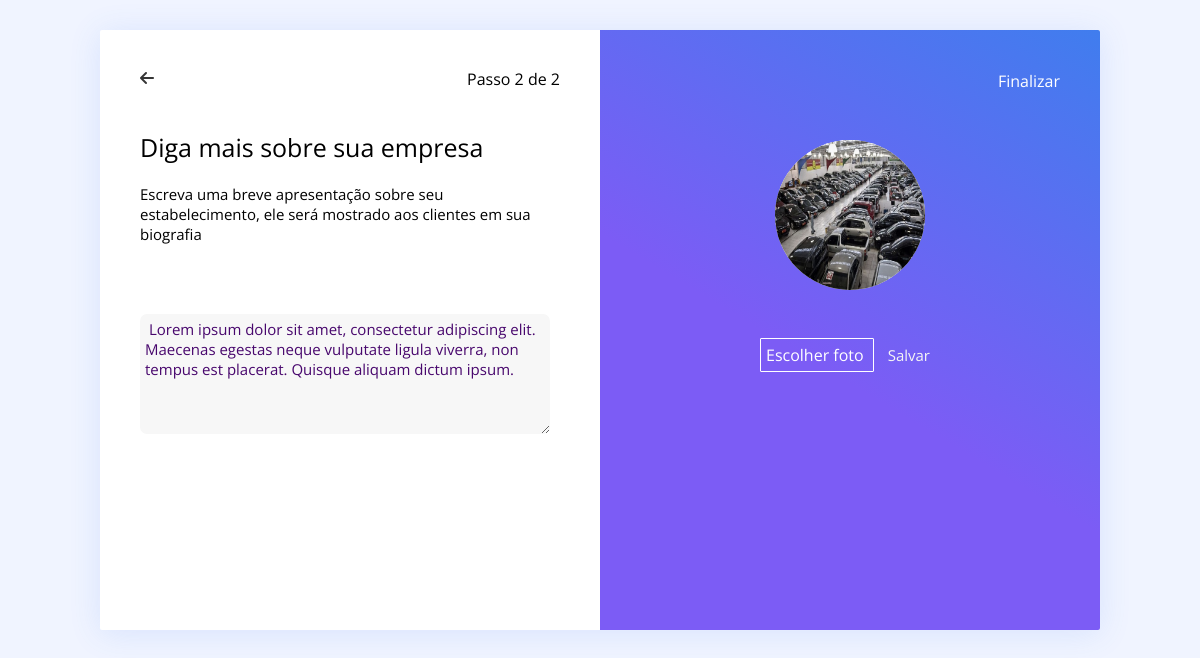
The page /Anpere/AreaRestrita-Empresa/personalizarPerfil2.php?id=14 on the database its author committed.
### tables this page shows
CREATE TABLE `tbperfilempresa` (
  `idPerfilEmpresa` int(11) NOT NULL,
  `idEmpresa` int(11) NOT NULL,
  `fotoPerfilEmpresa` varchar(1000) NOT NULL,
  `biografiaPerfilEmpresa` varchar(1000) NOT NULL
);

### Anpere/AreaRestrita-Empresa/personalizarPerfil2.php (the view, shortened to what this page needs)
<!DOCTYPE html>
<html lang="pt-br">
<head>
    <link rel="stylesheet" href="../resources/css/personalizarPerfil.css">
</head>
<body>
<?php
$idEmpresa = $_GET['id'];
$pdo = CONNECTION::GET_PDO();
$sql = "SELECT * FROM tbperfilempresa WHERE idEmpresa='$idEmpresa'";
$stm6 = $pdo->prepare($sql);
$stm6->execute();
while($row = $stm6->fetch(PDO::FETCH_BOTH)){
    $caminhoFoto = $row['fotoPerfilEmpresa'];
    $biografia = $row['biografiaPerfilEmpresa'];
};
?>
<form method="POST" action="cadastrar-perfilEmpresa.php?id=<?php echo $idEmpresa ?>" enctype="multipart/form-data">
<div class="container">
    <div class="LadoEsquerdo">
        <div class="conteudo">
            <div class="menuPasso">
                <a href="index.php"><i class="fas fa-arrow-left"></i></a>
                <p> Passo 2 de 2 </p>
             </div>
              <p class="titulo"> Diga mais sobre sua empresa </p>
              <p class="subtitulo"> Escreva uma breve apresentação sobre seu estabelecimento, ele será mostrado aos clientes em sua biografia
              <textarea name="txtBiografia" placeholder="Digite aqui" required> <?php echo $biografia ?> </textarea>
        </div>
    </div>
    <div class="LadoDireito">
    <div class="conteudo">
     <div class="proximo">
     <a href="perfilAreaRestrita.php?id=<?php echo $idEmpresa;?>">Finalizar</a>
     </div>
<?php $caminho ="../resources/images/upload/perfilEmpresa/".$caminhoFoto;?>
<div class="imagem">
     <div class="fotoPerfil"> <img style="transform: rotate(0deg);" src="<?php echo $caminho?>"></div>
     <div class="foto">
     <div class="inf">
         <label for="escolher"> Escolher foto </label>
         <button> Salvar</button>
</div>
</div> </div>
</div>
    </div>
</div>
</form>
</body>
</html>

### Anpere/resources/css/personalizarPerfil.css (style rules this page uses)
* { margin: 0; padding: 0; font-family: 'Open Sans', sans-serif; }
body { background-color: #f0f4ff; }
.container { display: grid; width: 1000px; height: 600px; grid-template-columns: 500px 500px; margin: auto; margin-top: 30px; background-color: #fff; box-shadow: 0 0.2rem 2rem #407dee23; border-radius: 2px; }
.proximo a { float: right; color: white; margin-top: 0px; text-decoration: none; }
.LadoDireito { background: rgb(124, 92, 245); background: linear-gradient(31deg, rgba(124, 92, 245, 1) 44%, rgba(64, 125, 238, 1) 100%); }
.LadoEsquerdo .titulo { font-size: 25px; margin-top: 60px; }
.LadoEsquerdo .subtitulo { font-size: 15px; margin-top: 20px; }
.LadoEsquerdo textarea { width: 400px; height: 110px; border: none; background-color: rgb(247, 247, 247); font-size: 15px; margin-top: 70px; border-radius: 7px; padding: 5px; color: rgb(72, 7, 109); }
.LadoEsquerdo .conteudo { padding: 40px; }
.LadoDireito .conteudo { padding: 40px; }
.LadoEsquerdo i { float: left; text-decoration: none; color: rgb(53, 53, 53); }
.LadoEsquerdo .menuPasso p { float: right; margin-top: -2px; }
.LadoDireito { border-radius: 0px 2px 2px 0px; }
.LadoDireito .fotoPerfil { margin: auto; margin-top: 70px; }
.LadoDireito .fotoPerfil img { transform: rotate(90deg); width: 150px; height: 150px; border-radius: 100px; }
.fotoPerfil { width: 150px; height: 150px; background-color: white; border-radius: 100px; margin-right: 30px; }
.inf { margin-top: 20px; margin-left: 50px; }
.LadoDireito .foto label { border: 1px solid white; color: white; padding: 5px; margin-left: -10px; border-radius: 1px; transition: 0.2s; cursor: pointer; }
.LadoDireito .foto { margin-bottom: 40px; margin-left: 80px; }
.LadoDireito button { width: 70px; height: 30px; background: none; border: none; font-size: 15px; margin-top: 30px; color: rgb(245, 245, 245); cursor: pointer; }
.imagem { margin: auto; }

### rows shown on the page
tbperfilempresa: txtBiografia "Lorem ipsum dolor sit amet, consectetur adipiscing elit. Maecenas egestas neque vulputate ligula viverra, non tempus est placerat. Quisque aliquam dictum ipsum.", fotoPerfilEmpresa (picture)
